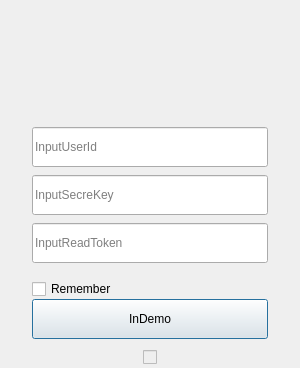
<?xml version="1.0" encoding="UTF-8"?>
<ui version="4.0">
 <class>LoginDialog</class>
 <widget class="QDialog" name="LoginDialog">
  <property name="geometry">
   <rect>
    <x>0</x>
    <y>0</y>
    <width>300</width>
    <height>364</height>
   </rect>
  </property>
  <property name="windowTitle">
   <string>Login</string>
  </property>
  <layout class="QVBoxLayout" name="verticalLayout">
   <property name="spacing">
    <number>0</number>
   </property>
   <property name="leftMargin">
    <number>0</number>
   </property>
   <property name="topMargin">
    <number>0</number>
   </property>
   <property name="rightMargin">
    <number>0</number>
   </property>
   <property name="bottomMargin">
    <number>0</number>
   </property>
   <item>
    <widget class="QWidget" name="mainWidget" native="true">
     <layout class="QVBoxLayout" name="verticalLayout_2">
      <property name="spacing">
       <number>0</number>
      </property>
      <property name="leftMargin">
       <number>1</number>
      </property>
      <property name="topMargin">
       <number>1</number>
      </property>
      <property name="rightMargin">
       <number>1</number>
      </property>
      <property name="bottomMargin">
       <number>1</number>
      </property>
      <item>
       <widget class="TitleBar" name="titleBar" native="true">
        <property name="minimumSize">
         <size>
          <width>0</width>
          <height>48</height>
         </size>
        </property>
        <property name="maximumSize">
         <size>
          <width>16777215</width>
          <height>48</height>
         </size>
        </property>
       </widget>
      </item>
      <item>
       <layout class="QVBoxLayout" name="verticalLayout_3">
        <property name="leftMargin">
         <number>10</number>
        </property>
        <property name="topMargin">
         <number>18</number>
        </property>
        <property name="rightMargin">
         <number>10</number>
        </property>
        <property name="bottomMargin">
         <number>38</number>
        </property>
        <item alignment="Qt::AlignHCenter|Qt::AlignVCenter">
         <widget class="QLabel" name="logoLabel">
          <property name="minimumSize">
           <size>
            <width>186</width>
            <height>22</height>
           </size>
          </property>
          <property name="maximumSize">
           <size>
            <width>186</width>
            <height>22</height>
           </size>
          </property>
          <property name="text">
           <string/>
          </property>
         </widget>
        </item>
       </layout>
      </item>
      <item alignment="Qt::AlignHCenter">
       <widget class="QLineEdit" name="userId">
        <property name="minimumSize">
         <size>
          <width>236</width>
          <height>40</height>
         </size>
        </property>
        <property name="maximumSize">
         <size>
          <width>236</width>
          <height>40</height>
         </size>
        </property>
        <property name="placeholderText">
         <string>InputUserId</string>
        </property>
       </widget>
      </item>
      <item>
       <spacer name="verticalSpacer_2">
        <property name="orientation">
         <enum>Qt::Vertical</enum>
        </property>
        <property name="sizeType">
         <enum>QSizePolicy::Fixed</enum>
        </property>
        <property name="sizeHint" stdset="0">
         <size>
          <width>20</width>
          <height>8</height>
         </size>
        </property>
       </spacer>
      </item>
      <item alignment="Qt::AlignHCenter">
       <widget class="QLineEdit" name="secretKey">
        <property name="minimumSize">
         <size>
          <width>236</width>
          <height>40</height>
         </size>
        </property>
        <property name="maximumSize">
         <size>
          <width>236</width>
          <height>40</height>
         </size>
        </property>
        <property name="echoMode">
         <enum>QLineEdit::Password</enum>
        </property>
        <property name="placeholderText">
         <string>InputSecreKey</string>
        </property>
       </widget>
      </item>
      <item>
       <spacer name="verticalSpacer_3">
        <property name="orientation">
         <enum>Qt::Vertical</enum>
        </property>
        <property name="sizeType">
         <enum>QSizePolicy::Fixed</enum>
        </property>
        <property name="sizeHint" stdset="0">
         <size>
          <width>20</width>
          <height>8</height>
         </size>
        </property>
       </spacer>
      </item>
      <item alignment="Qt::AlignHCenter">
       <widget class="QLineEdit" name="readToken">
        <property name="minimumSize">
         <size>
          <width>236</width>
          <height>40</height>
         </size>
        </property>
        <property name="maximumSize">
         <size>
          <width>236</width>
          <height>40</height>
         </size>
        </property>
        <property name="echoMode">
         <enum>QLineEdit::Password</enum>
        </property>
        <property name="placeholderText">
         <string>InputReadToken</string>
        </property>
       </widget>
      </item>
      <item>
       <spacer name="verticalSpacer_4">
        <property name="orientation">
         <enum>Qt::Vertical</enum>
        </property>
        <property name="sizeType">
         <enum>QSizePolicy::Fixed</enum>
        </property>
        <property name="sizeHint" stdset="0">
         <size>
          <width>20</width>
          <height>16</height>
         </size>
        </property>
       </spacer>
      </item>
      <item alignment="Qt::AlignHCenter">
       <widget class="QCheckBox" name="remember">
        <property name="minimumSize">
         <size>
          <width>236</width>
          <height>0</height>
         </size>
        </property>
        <property name="maximumSize">
         <size>
          <width>236</width>
          <height>16777215</height>
         </size>
        </property>
        <property name="text">
         <string>Remember</string>
        </property>
       </widget>
      </item>
      <item alignment="Qt::AlignHCenter">
       <widget class="QPushButton" name="login">
        <property name="minimumSize">
         <size>
          <width>236</width>
          <height>40</height>
         </size>
        </property>
        <property name="maximumSize">
         <size>
          <width>236</width>
          <height>40</height>
         </size>
        </property>
        <property name="text">
         <string>InDemo</string>
        </property>
       </widget>
      </item>
      <item>
       <spacer name="verticalSpacer_5">
        <property name="orientation">
         <enum>Qt::Vertical</enum>
        </property>
        <property name="sizeType">
         <enum>QSizePolicy::Fixed</enum>
        </property>
        <property name="sizeHint" stdset="0">
         <size>
          <width>20</width>
          <height>8</height>
         </size>
        </property>
       </spacer>
      </item>
      <item alignment="Qt::AlignHCenter">
       <widget class="QCheckBox" name="errorButton">
        <property name="enabled">
         <bool>false</bool>
        </property>
        <property name="minimumSize">
         <size>
          <width>0</width>
          <height>20</height>
         </size>
        </property>
        <property name="maximumSize">
         <size>
          <width>16777215</width>
          <height>20</height>
         </size>
        </property>
        <property name="text">
         <string/>
        </property>
       </widget>
      </item>
      <item>
       <spacer name="verticalSpacer">
        <property name="orientation">
         <enum>Qt::Vertical</enum>
        </property>
        <property name="sizeHint" stdset="0">
         <size>
          <width>20</width>
          <height>40</height>
         </size>
        </property>
       </spacer>
      </item>
     </layout>
    </widget>
   </item>
  </layout>
 </widget>
 <customwidgets>
  <customwidget>
   <class>TitleBar</class>
   <extends>QWidget</extends>
   <header location="global">TitleBar.h</header>
   <container>1</container>
  </customwidget>
 </customwidgets>
 <resources>
  <include location="../Resource.qrc"/>
  <include location="../Resource.qrc"/>
 </resources>
 <connections/>
</ui>
